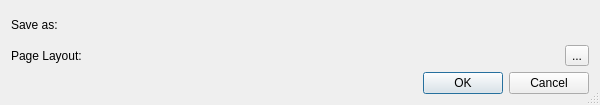
<?xml version="1.0" encoding="UTF-8"?>
<ui version="4.0">
 <class>PrintToPdfDialog</class>
 <widget class="QDialog" name="PrintToPdfDialog">
  <property name="geometry">
   <rect>
    <x>0</x>
    <y>0</y>
    <width>600</width>
    <height>105</height>
   </rect>
  </property>
  <property name="windowTitle">
   <string>Print to PDF</string>
  </property>
  <property name="sizeGripEnabled">
   <bool>true</bool>
  </property>
  <layout class="QVBoxLayout" name="verticalLayout">
   <item>
    <layout class="QGridLayout" name="gridLayout">
     <item row="0" column="0">
      <widget class="QLabel" name="label">
       <property name="text">
        <string>Save as:</string>
       </property>
      </widget>
     </item>
     <item row="0" column="1">
      <widget class="E5PathPicker" name="pdfFilePicker" native="true">
       <property name="sizePolicy">
        <sizepolicy hsizetype="Expanding" vsizetype="Preferred">
         <horstretch>0</horstretch>
         <verstretch>0</verstretch>
        </sizepolicy>
       </property>
       <property name="focusPolicy">
        <enum>Qt::StrongFocus</enum>
       </property>
       <property name="toolTip">
        <string>Enter the file name of the PDF document</string>
       </property>
      </widget>
     </item>
     <item row="1" column="0">
      <widget class="QLabel" name="label_2">
       <property name="text">
        <string>Page Layout:</string>
       </property>
      </widget>
     </item>
     <item row="1" column="1">
      <layout class="QHBoxLayout" name="horizontalLayout">
       <item>
        <widget class="QLabel" name="pageLayoutLabel">
         <property name="text">
          <string/>
         </property>
        </widget>
       </item>
       <item>
        <widget class="QToolButton" name="pageLayoutButton">
         <property name="toolTip">
          <string>Select the page layout via a dialog</string>
         </property>
         <property name="text">
          <string>...</string>
         </property>
        </widget>
       </item>
      </layout>
     </item>
    </layout>
   </item>
   <item>
    <widget class="QDialogButtonBox" name="buttonBox">
     <property name="orientation">
      <enum>Qt::Horizontal</enum>
     </property>
     <property name="standardButtons">
      <set>QDialogButtonBox::Cancel|QDialogButtonBox::Ok</set>
     </property>
    </widget>
   </item>
  </layout>
 </widget>
 <customwidgets>
  <customwidget>
   <class>E5PathPicker</class>
   <extends>QWidget</extends>
   <header>E5Gui/E5PathPicker.h</header>
   <container>1</container>
  </customwidget>
 </customwidgets>
 <resources/>
 <connections>
  <connection>
   <sender>buttonBox</sender>
   <signal>accepted()</signal>
   <receiver>PrintToPdfDialog</receiver>
   <slot>accept()</slot>
   <hints>
    <hint type="sourcelabel">
     <x>248</x>
     <y>254</y>
    </hint>
    <hint type="destinationlabel">
     <x>157</x>
     <y>274</y>
    </hint>
   </hints>
  </connection>
  <connection>
   <sender>buttonBox</sender>
   <signal>rejected()</signal>
   <receiver>PrintToPdfDialog</receiver>
   <slot>reject()</slot>
   <hints>
    <hint type="sourcelabel">
     <x>316</x>
     <y>260</y>
    </hint>
    <hint type="destinationlabel">
     <x>286</x>
     <y>274</y>
    </hint>
   </hints>
  </connection>
 </connections>
</ui>
